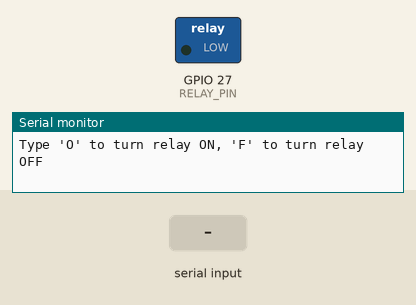
Simulated run of this program. Board: ESP32. Parts: switched loads named in the program (green lamp = pin HIGH), the last lines printed to the serial monitor. Inputs (shaded band) come from the test bench.

Above: at 1.2 s.
1.3 s: "O" received over Serial
At 2.5 s:
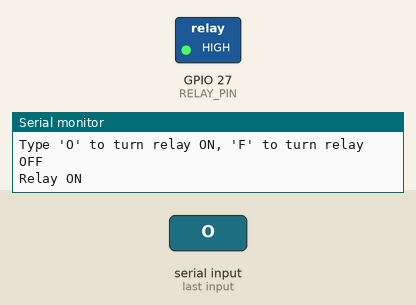
2.8 s: "F" received over Serial
At 3.6 s:
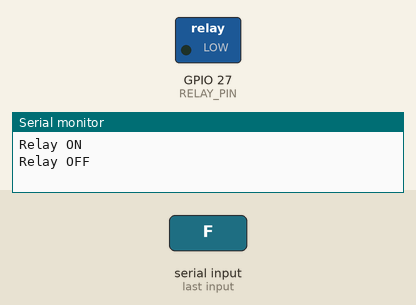
4.3 s: "o" received over Serial
At 4.7 s:
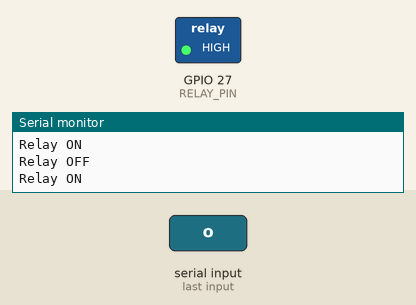
5.8 s: "f" received over Serial
At 7.1 s:
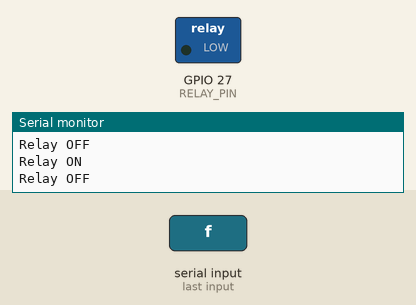
Timing chart, 0 to 8.3 s (numbered marks = the images above; inputs shaded):
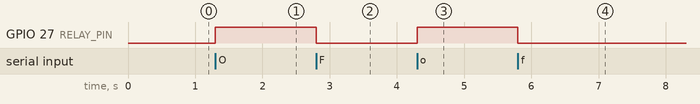

Measured:
- after the input at 1.3 s, GPIO 27 (RELAY_PIN): LOW → HIGH at once
- after the input at 2.8 s, GPIO 27 (RELAY_PIN): HIGH → LOW at once
- after the input at 4.3 s, GPIO 27 (RELAY_PIN): LOW → HIGH at once
- after the input at 5.8 s, GPIO 27 (RELAY_PIN): HIGH → LOW at once

The program:

main.cpp
```cpp
#include <Arduino.h>

#define RELAY_PIN 27  // GPIO connected to relay IN

void setup() {
  pinMode(RELAY_PIN, OUTPUT);
  digitalWrite(RELAY_PIN, LOW); // start with relay off
 Serial.begin(9600);
  Serial.println("Type 'O' to turn relay ON, 'F' to turn relay OFF");
}

void loop() {
  if (Serial.available() > 0) {
    char command = Serial.read();

    if (command == 'O' || command == 'o') {
      digitalWrite(RELAY_PIN, HIGH); // turn relay ON
      Serial.println("Relay ON");
    }
    else if (command == 'F' || command == 'f') {
      digitalWrite(RELAY_PIN, LOW); // turn relay OFF
      Serial.println("Relay OFF");
    }
  }
}
```
